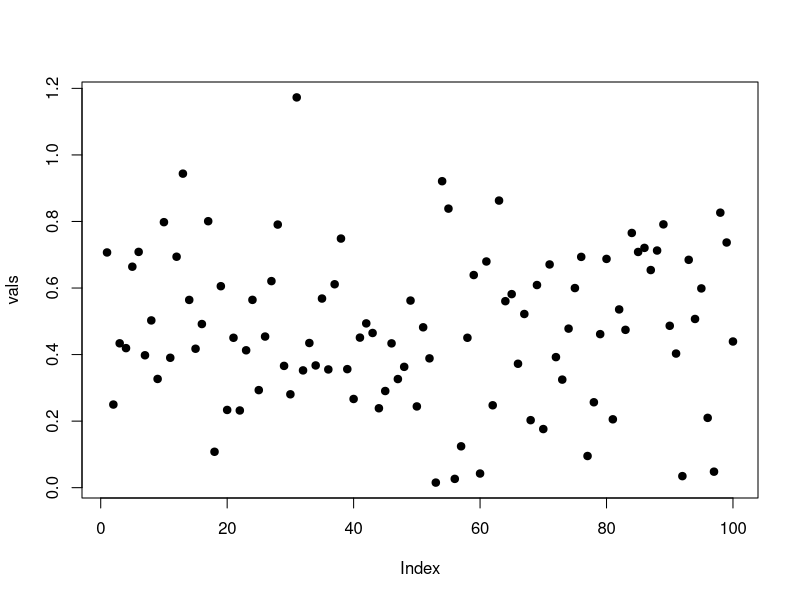
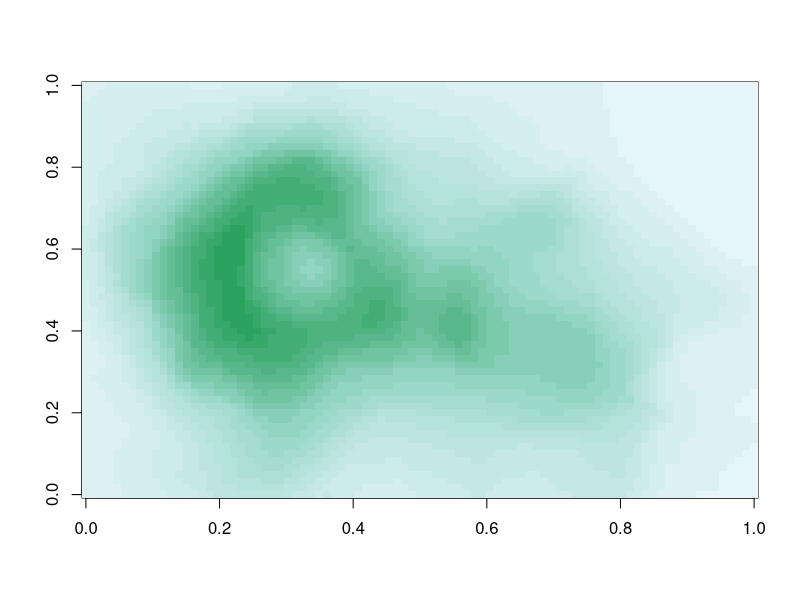
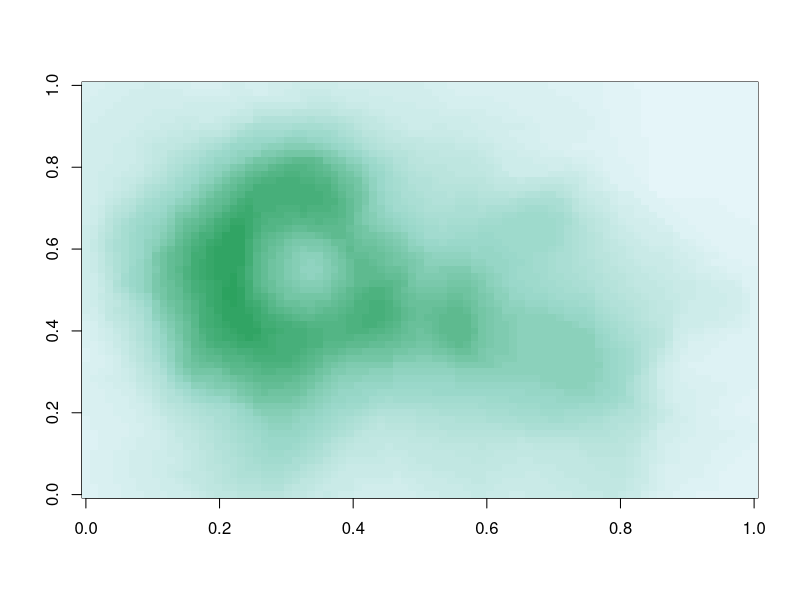
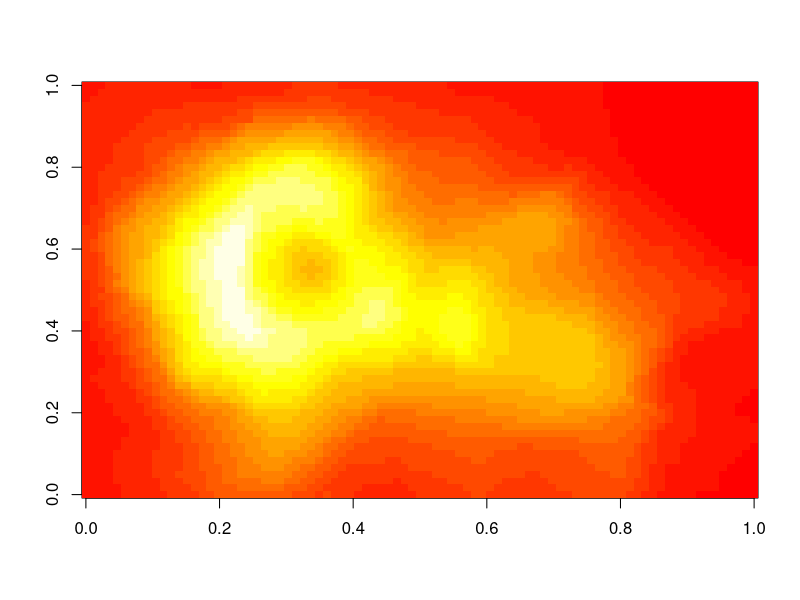
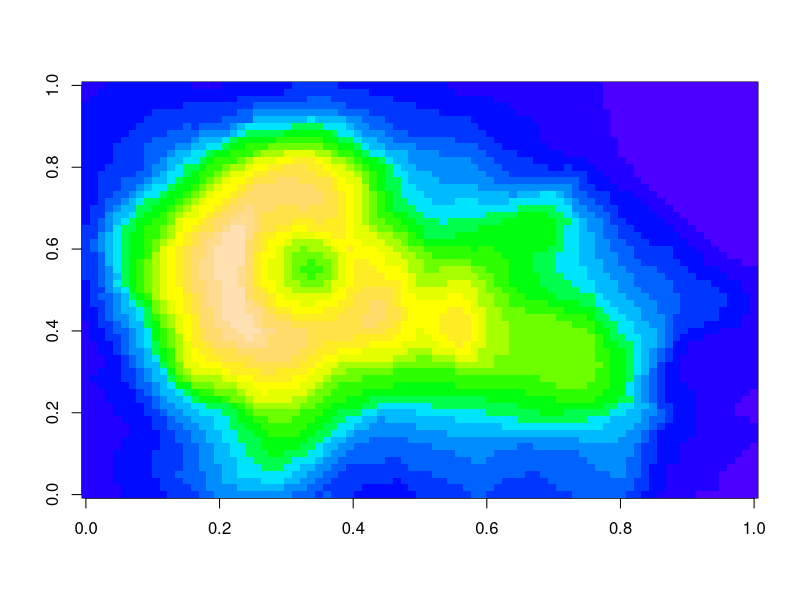
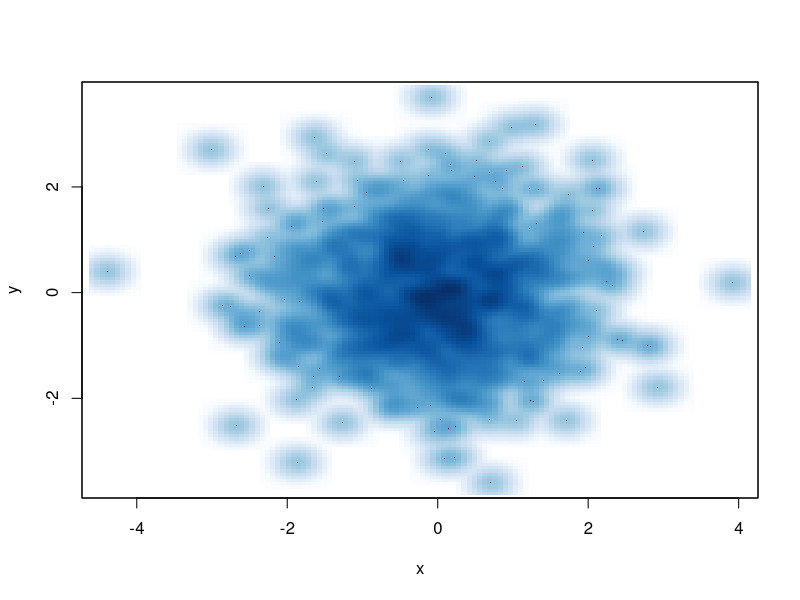
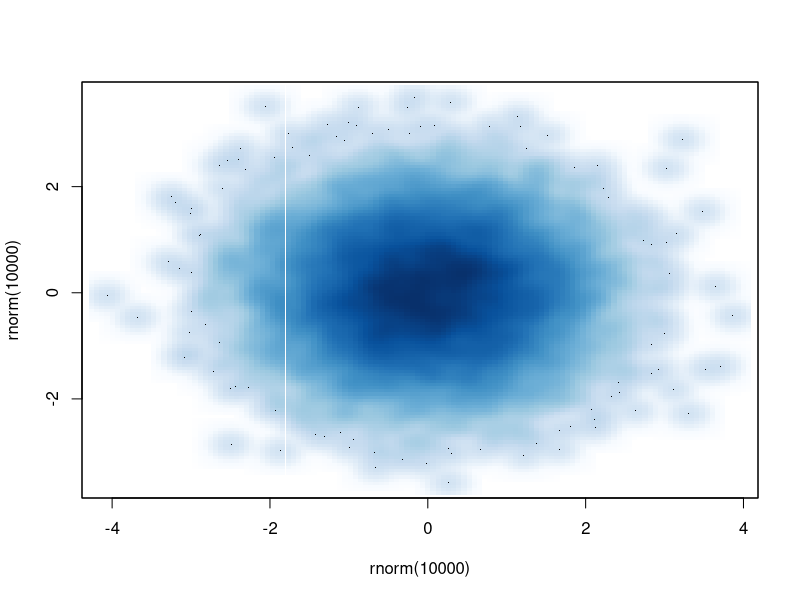
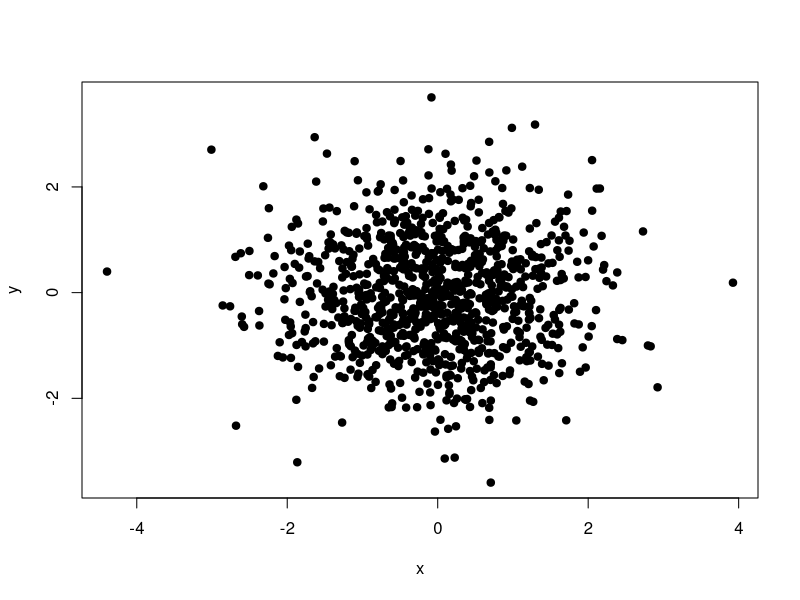

These figures' R source, in order:
# default colour schemes for most plotting systems in R are horrendous
# col argument specifies the color in base and lattice systems
# col = 1 is black, col = 2 is red, col = 3 is green ... etc
# col = c(1,2,3) will give the above series of colours
# a better choice of colours can better demonstrate the idea one is trying to convey
# and can make the plot more informative

# heat.colors(n) function generates n number of colours with red for lower values and
#  yellow and white for higher values
# topo.colours(n) returns a n number of colours with blue for lower values and green, white for 
# higher valuer
# these are called topographical colours

# grDevices package has two functions that take palettes of colours and 
# help to interpolate between colours
    # colorRamp()
    # colorRampPalette()
# these two take primary colours (R, G & B) and mix them in specified proportions to generate new colours
# the function colors() lists all the possible colours that can be used in any plotting function

# colorRamp() takes a palette of colours and returns a function that takes values between 0 & 1
# indicating the two extremes of the colour function
# the default gray() function does the same work but limited to interpolation between black & white

# colorRampPalette() takes a palette of colours and returns a function
# this function takes integer arguments and returns a vector of colours, interpolating the palette
# functions similar to heat.colors() and topo.colors()

# the one rowed matrix with three columns represent the intensities of R,G & B values
cpalette <- colorRamp(c("red","green"))
cpalette(0) # 255    0    0 - specifies red
cpalette(1) # 0  255    0 - specifies green
cpalette(0.5) # 127.5 127.5    0 - mixes red & green in equal proportions

cpalette <- colorRamp(c("blue","green"))
cpalette(0) # 0    0  255 - represents blue
cpalette(1) # 0  255    0 - represents green
cpalette(0.5) # 0 127.5 127.5 - mixes blue and green in equal proportions

cpalette(seq(0,1,length.out = 100))
# this will give 100 different colours produced by mixing blue & green in different proportions

vals <- sqrt(rnorm(100, mean = 0.5, sd = 0.25)^2)  # only positive values between 0 and 1
plot(vals, pch=19)

cpalette <- colorRampPalette(c("red","magenta"))
# colorRampPalette() returns the hex code for colours
# here the RGB values are represented in hexadecimals
# there are six digits (characters): first 2 - represent red, second 2 - green and the last 2 - blue
cpalette(4)
# "#FF0000" "#FF0055" "#FF00AA" "#FF00FF"
cpalette(6)
# "#FF0000" "#FF0033" "#FF0066" "#FF0099" "#FF00CC" "#FF00FF"
# F is the largest value in hexadecimal; F = 16
# so FF0000 is red: R=FF, G=00, B=00
# FF00FF is an equivalent mixture of red and blue; R=FF, G=00, B=FF


# RColorBrewer package
# has three types of palettes:
      # sequential
      # diverging
      # qualitative

# this package can be used in conjunction with colorRamp() and colorRampPalette()
# sequential palette is useful for ordered, numerical/continuous data
# diverging palette is useful for data that deviate from a centre (mean/median)
# positive and negative deviations from a specified centre can be represented by different 
# colourations
# qualitative palette is appropriate for unordered data, data that is categorical/factors

library(RColorBrewer)
col <- brewer.pal(3, "BuGn") 
# first argument is the number of colors to be returned
# second one is the name of the palette
# col - "#E5F5F9" "#99D8C9" "#2CA25F"

# we can further manipulate these colours by using grDevices functions
cpalette <- colorRampPalette(col)
image(volcano, col = cpalette(20))
image(volcano, col = cpalette(40))

# using the default heat.colors() & topo.colors() functions
image(volcano, col = heat.colors(20))
image(volcano, col = topo.colors(20))

# Smooth scatter function
x <- rnorm(1000)
y <- rnorm(1000)
smoothScatter(x,y)
# this is particularly useful when making a scatter plot with lot of points
# this function avoid sthe overlap of points on screen
# smoothScatter() essentially creates a 2D histogram, and then plots the histogram
# using a certain set of colours
# by default this uses a divergent palette
# as the values get higher the colour gets darker and as the values get lower the colour
# gets lighter

smoothScatter(rnorm(10000),rnorm(10000))

# rgb() function can be used to produce any colours via red, green & blue combinations
# values for each r,g & b argument must be an integer in the 0:255 range
# rgb() returns a hexadecimal string
# colour transparency can be introduced via the alpha keyword argument
# alpha = 0; fully transparent
# alpha = 1; no transparency

rgb(0,1,0) # "#00FF00"
rgb(red = 123, green = 231, blue = 79, maxColorValue = 255) # "#7BE74F"


# colorspace package can be used to have more control over colors

plot(x,y, pch=19) # 1000 points plotted on the canvas
# in the centre points are in high density; overlap makes the points inconspicuous
plot(x,y,pch=19,col = rgb(red = 0,green = 0, blue = 1, alpha = 0.2))
# transparency helps to identify regions where the data points overlap intensively
